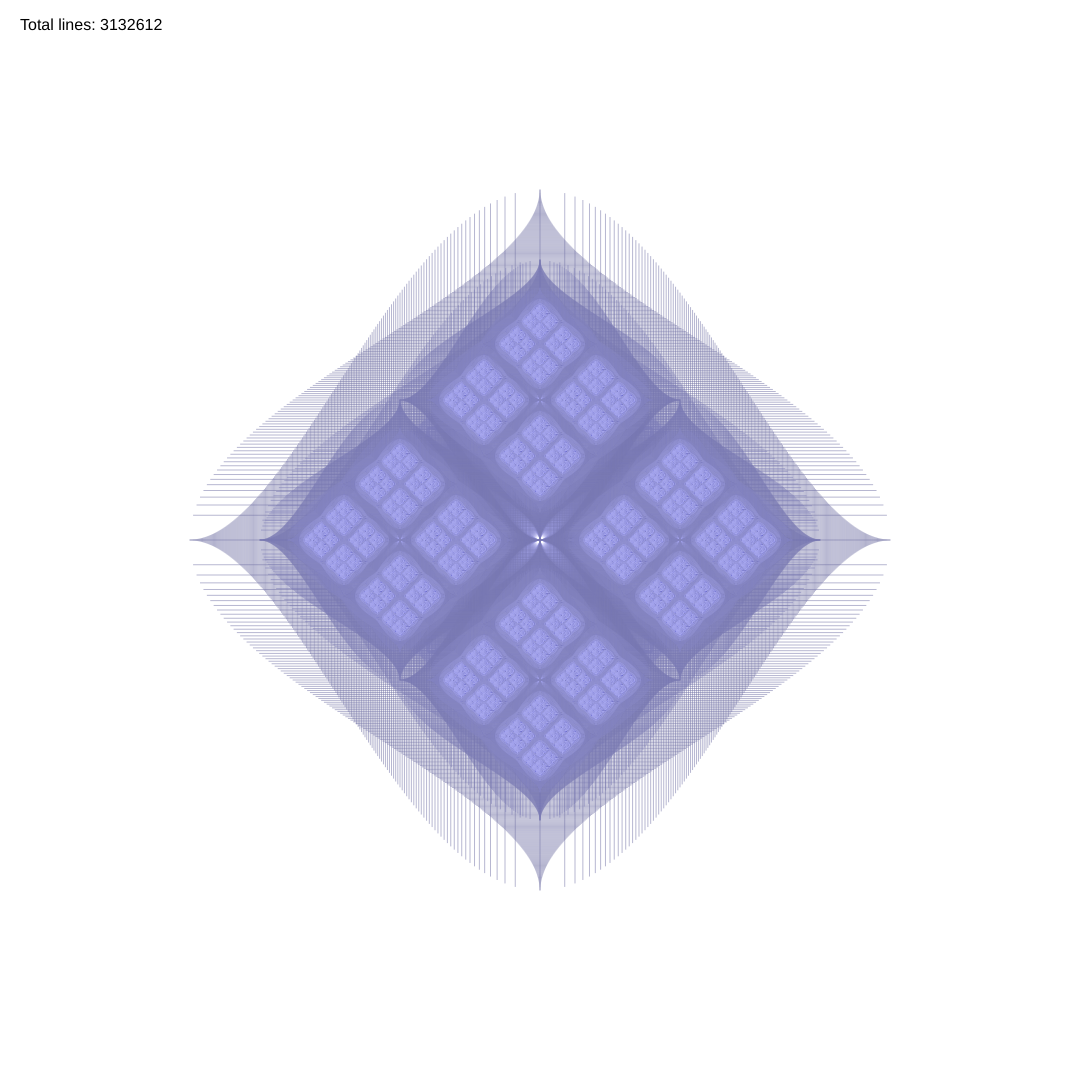
Frame 1 (no input)
Frame 2 (the mouse pressed at the canvas centre, redrawn once): identical to frame 1, image omitted

The p5.js sketch that drew this single still picture (run headless with seeded random() and noise() and a simulated clock; the mouse was pressed at the canvas centre and the sketch redrawn once):

// p5.js sketch
// ── sketch.js
let lineCount = 0;
let baseHue = 240; // Blue hue like in the reference image

function setup() {
  createCanvas(1080, 1080);
  background(17);
  colorMode(HSB, 360, 100, 100, 100);
  noLoop();
}

function draw() {
  // Reset line count
   background(255)
  lineCount = 0;
  
  // Center the pattern
  translate(width/2, height/2);
  
  // Draw the recursive pattern
  drawDistortedPattern(0, 0, 350, 6);
  
  // Display final line count
  push()
  fill(0, 0, 0);
  noStroke();
  textSize(16);
  textAlign(LEFT);
  text(`Total lines: ${lineCount}`, -width/2 + 20, -height/2 + 30);
  pop()
}

function drawDistortedPattern(x, y, size, depth) {
  if (size < 1 || depth <= 0) return;
  
  // Calculate color for this depth
  // Vary saturation and brightness based on depth
  let saturation = map(depth, 0, 255, 30, 100);
  let brightness = map(depth, 0, 5, 100, 70);
  stroke(baseHue, saturation, brightness, 50);
  
  // Draw distorted grid
  let steps = 200;
  for (let i = -steps; i <= steps; i++) {
    // Calculate non-linear spacing for hyperbolic effect
    let t = i / steps;
    let distortion = pow(abs(t), 0.5) * sign(t); // Non-linear spacing
    let x1 = x + (distortion * size);
    
    // Vertical lines with hyperbolic curve
    let startY = y - size * pow(1 - abs(t), 2);
    let endY = y + size * pow(1 - abs(t), 2);
    line(x1, startY, x1, endY);
    lineCount++;
    
    // Horizontal lines with similar distortion
    let y1 = y + (distortion * size);
    let startX = x - size * pow(1 - abs(t), 2);
    let endX = x + size * pow(1 - abs(t), 2);
    line(startX, y1, endX, y1);
    lineCount++;
  }
  
  // Recursive calls with reduced size
  let newSize = size * 0.8;
  if (depth > 0) {
    // Adjust recursive pattern positions to create rhombus shape
    drawDistortedPattern(x, y, newSize, depth - 1);
    drawDistortedPattern(x + newSize/2, y, newSize/2, depth - 1);
    drawDistortedPattern(x - newSize/2, y, newSize/2, depth - 1);
    drawDistortedPattern(x, y + newSize/2, newSize/2, depth - 1);
    drawDistortedPattern(x, y - newSize/2, newSize/2, depth - 1);
  }
}

// Helper function to maintain sign of number
function sign(x) {
  return x > 0 ? 1 : x < 0 ? -1 : 0;
}
